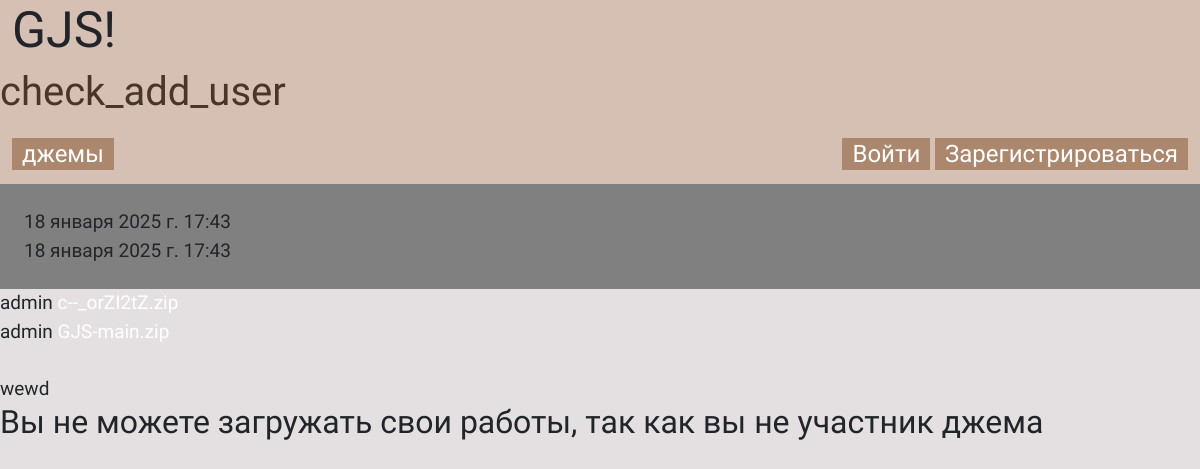
/jams/fa8483d5-9e42-49a8-a47a-821c664af96f/, run on an earlier commit of the app's database.
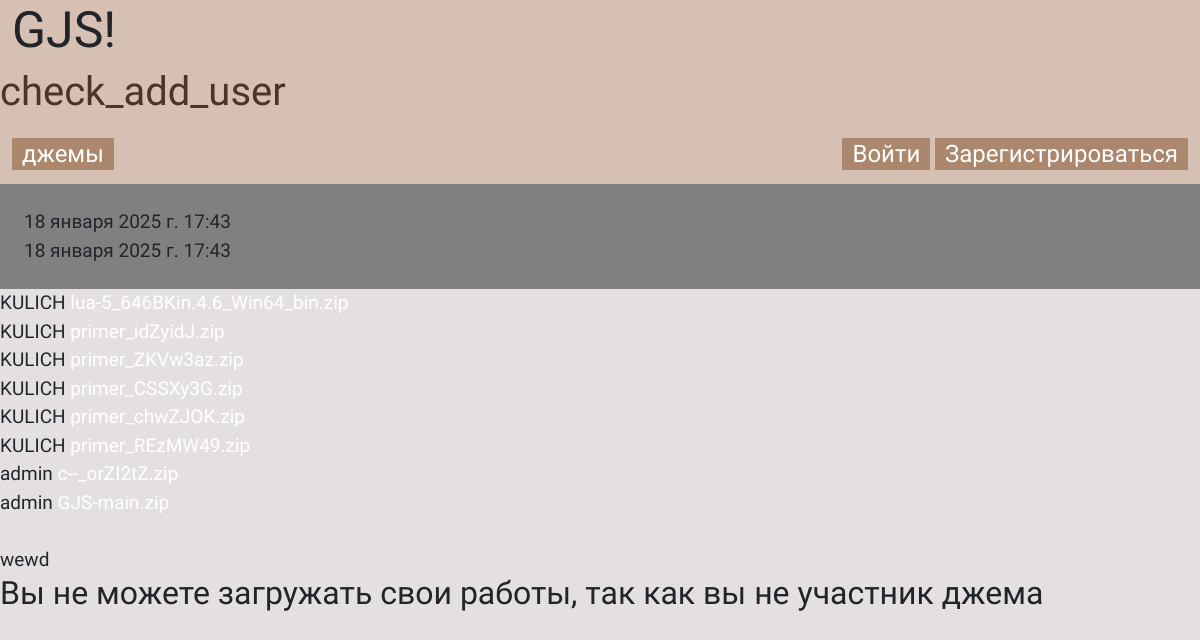
And on a later commit of the database.
### jams/models.py (models this page shows, shortened)
class GameJams(models.Model):
    jam_status = [
        ("FN", "Завершён"),
        ("OG", "Идёт"),
        ("PR", "Подготовка")
    ]
    uuid = models.UUIDField(primary_key=True, default=uuid.uuid4, editable=False)
    title = models.CharField(max_length=255)
    date_start = models.DateTimeField()
    date_end = models.DateTimeField()
    theme = models.CharField(max_length=255)
    status = models.CharField(max_length=3, choices=jam_status)
    winner = models.OneToOneField(settings.AUTH_USER_MODEL, related_name="user_winner",
                                  on_delete=models.SET_NULL, blank=True, null=True)
    users = models.ManyToManyField(settings.AUTH_USER_MODEL, related_name="users",
                                   blank=True)

class UploadFile(models.Model):
    file = models.FileField(upload_to="zip_uploads/")
    uploaded_time = models.DateTimeField(auto_now_add=True)
    jam_uuid = models.ForeignKey(GameJams, on_delete=models.CASCADE)
    user = models.ForeignKey(User, on_delete=models.CASCADE)

### users/models.py (models this page shows)
class User(AbstractUser):
    email = models.EmailField(unique=True, verbose_name="Электронная почта")
    USERNAME_FIELD = 'email'
    REQUIRED_FIELDS = []

### jams/views.py (the view)
# urls.py: path('<uuid:uuid>/', views.GameJamDetail.as_view(), name='gamejam_detail'),
class GameJamDetail(DetailView):
    model = GameJams
    template_name = 'pages/jams_pages/gamejam_detail.html'
    context_object_name = "gamejam_detail"
    def get_context_data(self, **kwargs):
        context = super().get_context_data(**kwargs)
        user_games = UploadFile.objects.filter(jam_uuid=self.object.uuid).order_by('-uploaded_time')
        for game in user_games:
            game.cleaned_name = game.file.name.replace('zip_uploads/', '')
        context["user_games"] = user_games
        if self.object.status == 'FN':
            context["user_avg_rating"] = count_final_rating(self.object.uuid)
        return context
    def get_object(self, queryset=None):
        return GameJams.objects.get(uuid=self.kwargs.get("uuid"))

### templates/pages/jams_pages/gamejam_detail.html (shortened to what this page needs)
{% extends 'base.html' %}
{% block headercontent %}
<div class="div-header">
    <div class="container-title">
        <h1>{{gamejam_detail.title}}</h1>
    </div>
</div>
<div class="profile-header">
    <div>
        <a href="{% url 'jams_list' %}" class="a-button">джемы</a>
    </div>
    <div>
        {% if request.user.is_authenticated %}
            <a href="{% url 'profile_detail' request.user.username %}" class="a-button">{{request.user.username}}</a>
        {% else %}
            <a href="{% url 'login' %}" class="a-button">Войти</a>
            <a href="{% url 'regist' %}" class="a-button">Зарегистрироваться</a>
        {% endif %}
    </div>
</div>
{% endblock %}
{% block content %}
<div class="jam-container">
    <div class="container-date">
        {{gamejam_detail.date_start}}
        <br>
        {{gamejam_detail.date_end}}
    </div>
    {% for user_game in user_games %}
        {{ user_game.user.username }}
        <a href="{% url 'download_file' gamejam_detail.uuid user_game.id %}">
            {{ user_game.cleaned_name }}</a>
        <br>
    {% endfor %}
    <br>
    {% if gamejam_detail.status == 'OG' %}
        {{gamejam_detail.theme}}
        {% if request.user in gamejam_detail.users.all %}
        <form action="{% url 'upload-game' gamejam_detail.uuid %}" method="post" enctype="multipart/form-data">
            {% csrf_token %}
            <input type="file" name="game">
            <input type="hidden" name="jam_uuid" value="{{gamejam_detail.uuid}}">
            <button type="submit" class="btn btn-secondary">Отправить</button>
        </form>
        {% else %}
        <h2>Вы не можете загружать свои работы, так как вы не участник джема</h2>
        {% endif %}
    {% endif %}
</div>
{% endblock %}

### templates/base.html (shortened to what this page needs)
<!doctype html>
<html lang="en">
<head>
    {% load static %}
    <link href="https://cdn.jsdelivr.net/npm/bootstrap@5.0.1/dist/css/bootstrap.min.css" rel="stylesheet">
    <link rel="stylesheet" href="{% static 'css/style.css' %}">
</head>
<body>
    <header>
        <div class="container-fluid">
            <h1 class="text-start text-black gjs">GJS!</h1>
        </div>
        {% block headercontent %}
        {% endblock %}
    </header>
    <main>
        {% block content %}
        {% endblock %}
    </main>
</body>
</html>

### static/css/style.css (style rules this page uses)
:root { --main-background: #E4E0E1; --head-foot: #D6C0B3; --button: #AB886D; --button-hover: #AB889D; --head-text: #493628; --container-color: gray; }
body { background-color: var(--main-background); font-family: "Tiny5", serif; font-size: 19px; }
header, footer { background-color: var(--head-foot); position: sticky; }
a, a:hover { color: white; text-decoration: none; }
.gjs { font-family: "Jacquard 12", serif; font-size: 50px; }
.a-button { padding: 2px 10px 2px 10px; text-decoration: none; text-align: center; font-size: 24px; background-color: var(--button); }
.container-title { color: var(--head-text); background-color: var(--head-foot); }
.container-date { background-color: gray; padding: 2%; }
.div-header { display: flex; justify-content: space-between; }
.profile-header { display: flex; justify-content: space-between; padding: 1%; text-decoration: none; }

What changed in the data, as far as the page shows it:
added UploadFile: user.username "KULICH", cleaned_name "lua-5_646BKin.4.6_Win64_bin.zip"
added UploadFile: user.username "KULICH", cleaned_name "primer_idZyidJ.zip"
added UploadFile: user.username "KULICH", cleaned_name "primer_ZKVw3az.zip"
added UploadFile: user.username "KULICH", cleaned_name "primer_CSSXy3G.zip"
added UploadFile: user.username "KULICH", cleaned_name "primer_chwZJOK.zip"
added UploadFile: user.username "KULICH", cleaned_name "primer_REzMW49.zip"
